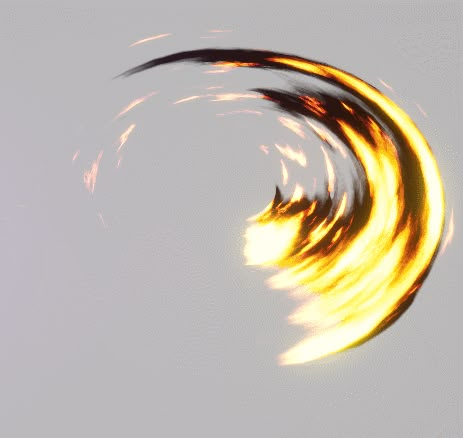
#> input picture tools/art/ref/fire_slash_ref.png, 463 x 438 px, given in place of f30.png, which was not available
$ python shock_fx.py
#> lines starting #> are read from the running program, lines starting #| are printed output that depends on the picture; after the words box and inside, x2 and y2 are one past the last pixel; in counts of white or black regions, pixels touching at a corner belong together
"""
HỔ KHIẾU — sóng âm xung kích lấy từ video mẫu (Shockwave Light Bursts): mẫu số 3 = đòn thường, số 6 = thức tỉnh.
Khung gốc ở tools/art/ref/shock_t3, shock_t6 (30 khung/giây, trích bằng ffmpeg).

1) Bỏ chữ mờ "envato" + nhãn "TYPE 0x": lấy mặt nạ chữ từ một khung trống, rồi VÁ vùng chữ bằng chính hiệu ứng
   ở cùng bán kính nhưng xoay 90° quanh tâm (hiệu ứng gần đối xứng tròn) → không còn vết chữ, kể cả ở khung lóe sáng.
2) Hiệu ứng tự phát sáng trên nền đen → độ đục = kênh sáng nhất (dùng hoà trộn cộng sáng trong game).
3) Video nhìn từ đỉnh xuống → ÉP DẸT trục dọc còn K = 0,62 cho nằm trên mặt đất nhìn chéo như các hiệu ứng khác.
4) Ghép thành dải khung → public/vfx/shock_t3.png, shock_t6.png (mỗi khung 256×160).

  python3 -I tools/art/shock_fx.py
"""
import os
import numpy as np
from PIL import Image
from scipy import ndimage as nd

HERE = os.path.dirname(os.path.abspath(__file__))
ROOT = os.path.dirname(os.path.dirname(HERE))
OUT = os.path.join(HERE, 'out')
K = 0.62
FW = 256
FH = round(FW * K)
CROP = (210, 0, 750, 540)        # vuông 540 quanh tâm hiệu ứng
SETS = {3: (range(7, 24), 30), 6: (range(6, 23), 30)}   # (khung dùng, khung trống để trừ chữ)


def load(n, i):
#> called with n = 3, i = 30
    return np.array(Image.open(os.path.join(HERE, 'ref', f'shock_t{n}', f'f{i:02d}.png')).convert('RGB').crop(CROP)).astype(float)
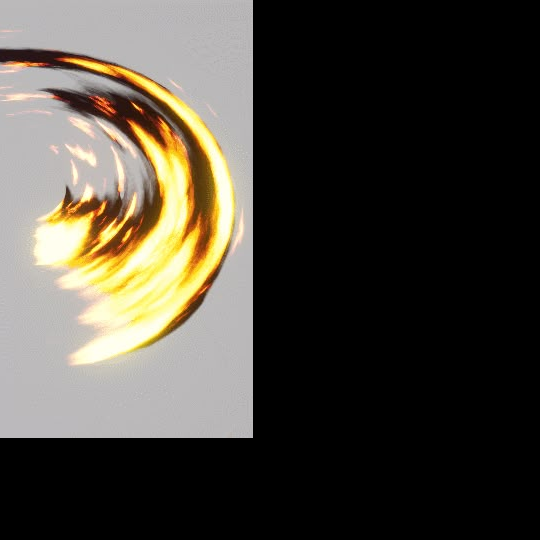
#> returned value: shape (540, 540, 3) float64; mean of channels 0, 1, 2 73.2, 68.8, 60.1; drawn as R, G, B


def main():
    os.makedirs(OUT, exist_ok=True)
    for n, (frames, blank) in SETS.items():
        wm = load(n, blank)
        mask = nd.binary_dilation(wm.max(2) > 6, iterations=8)          # chữ đè lên hiệu ứng có bóng tối quanh nét → nới rộng
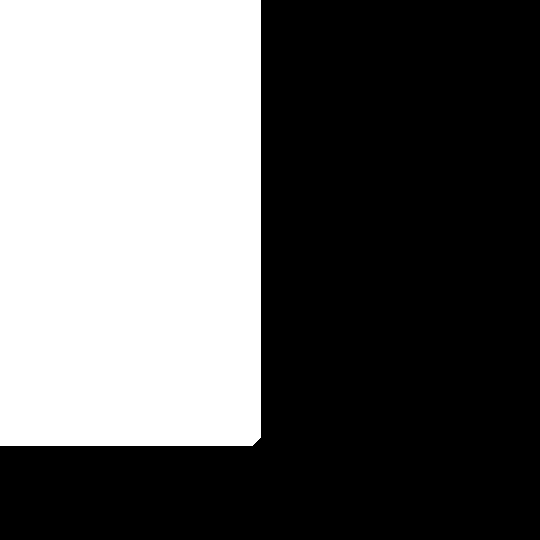
#> mask: shape (540, 540) bool; 39.9% white; 1 white region, box (x1, y1, x2, y2) and area: (0, 0, 261, 446) 116370
        # tâm hiệu ứng = giữa khung bao vùng sáng của khung vòng sóng to nhất (trọng tâm bị lệch vì vòng không đều sáng)
        ref = load(n, list(frames)[6 if n == 3 else 3]).max(2) * ~mask   # khung vòng gọn, chưa có tia dài lệch
#> call 2 of load, with n = 3, i = 13
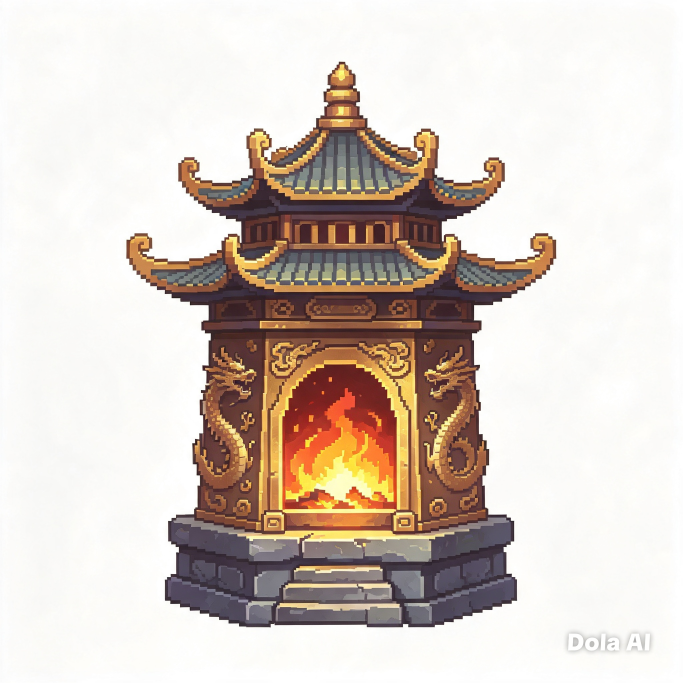
#> input picture tools/art/ref/furnace_forge_ai.png, 2048 x 2048 px, given in place of f13.png, which was not available (shown at 1/3 size)
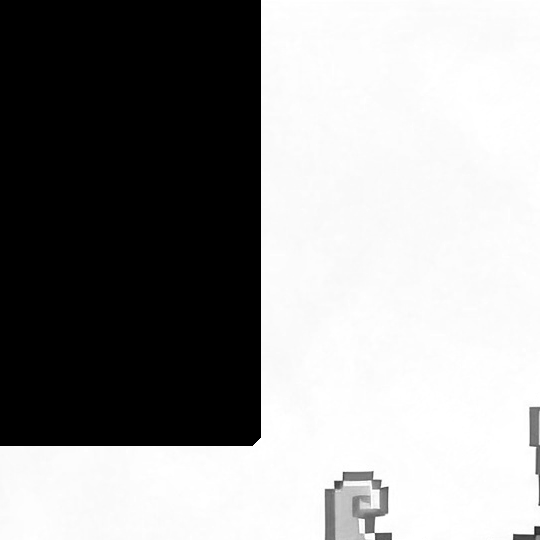
#> ref: shape (540, 540) float64; min 0, max 255, mean 150.1
        ys, xs = np.nonzero(ref > 60)
        cx, cy = (xs.min() + xs.max()) / 2, (ys.min() + ys.max()) / 2
#> cx = 269.5; cy = 269.5
        my, mx = np.nonzero(mask)
        dx, dy = mx - cx, my - cy
        sheet = Image.new('RGBA', (FW * len(frames), FH), (0, 0, 0, 0))
#> sheet: PIL image 4352x159 RGBA; every value is 0
        for j, i in enumerate(frames):
            raw = load(n, i)
            c = raw.copy()
            acc = np.zeros((len(my), 3))
            cnt = np.zeros(len(my))
            for deg in (60, 90, 120, 180, 240, 270, 300):              # trung bình các góc xoay rơi ngoài chữ
                ang = np.radians(deg)
                sx = np.round(cx + dx * np.cos(ang) - dy * np.sin(ang)).astype(int)
                sy = np.round(cy + dx * np.sin(ang) + dy * np.cos(ang)).astype(int)
                inb = (sx >= 0) & (sy >= 0) & (sx < c.shape[1]) & (sy < c.shape[0])
                sxc, syc = np.clip(sx, 0, c.shape[1] - 1), np.clip(sy, 0, c.shape[0] - 1)
                ok = inb & ~mask[syc, sxc]
                acc[ok] += raw[syc[ok], sxc[ok]]
                cnt[ok] += 1
            c[my, mx] = acc / np.maximum(cnt, 1)[:, None]
            c = np.clip(c - 4, 0, 255)
            a = c.max(2)
            col = c * 255 / np.maximum(a, 1)[..., None]
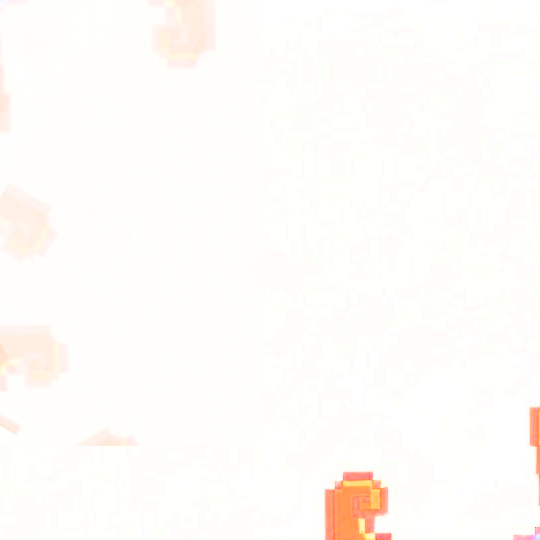
#> col: shape (540, 540, 3) float64; mean R, G, B 255, 252.7, 249.6
            img = Image.fromarray(np.dstack([col, a]).astype(np.uint8), 'RGBA').resize((FW, FH), Image.LANCZOS)
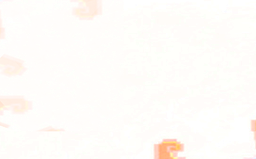
#> img: PIL image 256x159 RGBA; mean R, G, B, A 254.8, 251.7, 248, 245.6; transparent parts drawn white
            sheet.alpha_composite(img, (FW * j, 0))
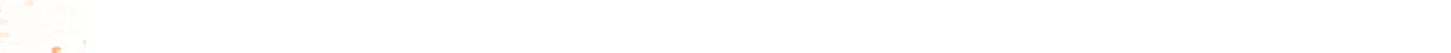
#> sheet: PIL image 4352x159 RGBA (shown at 1/3 size); mean R, G, B, A 15, 14.8, 14.6, 14.4; transparent parts drawn white
        sheet.save(os.path.join(ROOT, 'public', 'vfx', f'shock_t{n}.png'))
        pv = Image.new('RGBA', sheet.size, (20, 18, 30, 255))
        pv.alpha_composite(sheet)
        pv.save(os.path.join(OUT, f'shock_t{n}_preview.png'))
        print(n, len(frames), sheet.size)


if __name__ == '__main__':
#> (the run stopped early here; a loop or call above may not have finished)
